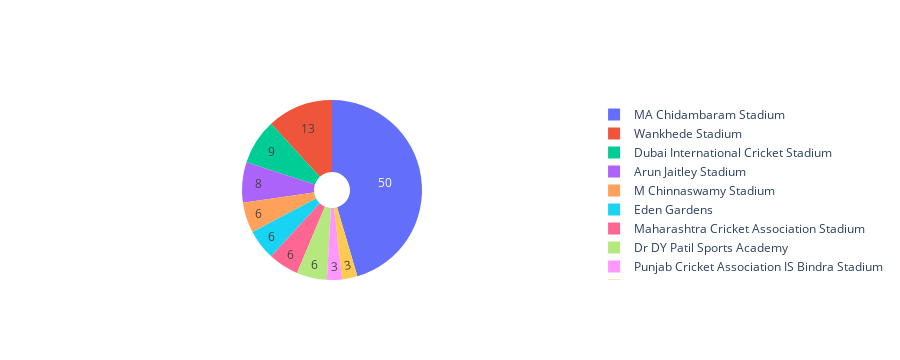

The notebook cell this image was saved under:
### Code cell
csk=Lucky(df2,'Chennai Super Kings')
values=csk
labels=csk.index
colors = ['turquoise', 'crimson']
fig=go.Figure(data=[go.Pie(labels=labels,values=values,hole=.2)])
fig.update_traces(hoverinfo='label+percent',textinfo='value')
fig.show()

### Figure 1 — Plotly figure (JSON) as saved in the notebook; plotly's stock layout.template omitted (floating-point values rounded to 4 significant figures)
{"data": [{"hole": 0.2, "hoverinfo": "label+percent", "labels": ["MA Chidambaram Stadium", "Wankhede Stadium", "Dubai International Cricket Stadium", "Arun Jaitley Stadium", "M Chinnaswamy Stadium", "Eden Gardens", "Maharashtra Cricket Association Stadium", "Dr DY Patil Sports Academy", "Punjab Cricket Association IS Bindra Stadium", "Sawai Mansingh Stadium"], "textinfo": "value", "type": "pie", "values": [50, 13, 9, 8, 6, 6, 6, 6, 3, 3]}], "layout": {"autosize": true, "height": 360}}
